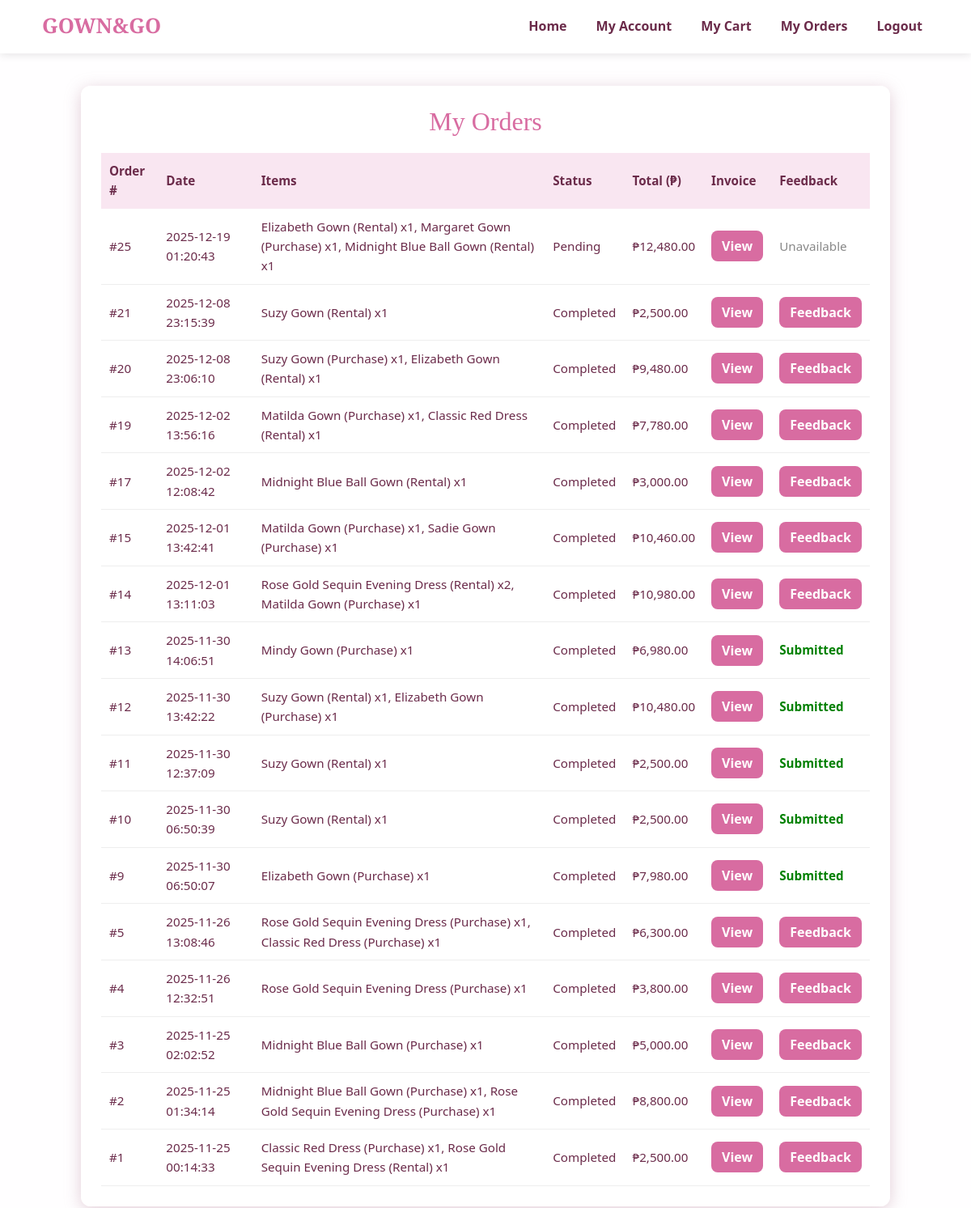
Page /orders.php (signed in) on the committed database.
### tables this page shows
CREATE TABLE `orders` (
  `order_id` int(11) NOT NULL,
  `user_id` int(11) NOT NULL,
  `order_date` datetime DEFAULT current_timestamp(),
  `order_status` enum('Pending','Confirmed','Completed','Cancelled') NOT NULL DEFAULT 'Pending',
  `order_type` enum('Rental','Purchase','Mixed') NOT NULL,
  `total_amount` decimal(12,2) NOT NULL DEFAULT 0.00,
  `delivery_address` text DEFAULT NULL
);

### orders.php (the view, shortened to what this page needs)
<?php
include 'config.php';
$user_id = $_SESSION['user_id'];
$sql = "
    SELECT
        o.order_id,
        o.order_date,
        o.order_status,
        o.total_amount,
        GROUP_CONCAT(
            CONCAT(
                i.name,
                ' (', od.order_type, ') x', od.quantity
            ) SEPARATOR ', '
        ) AS items
    FROM orders o
    JOIN order_details od ON o.order_id = od.order_id
    JOIN items i ON od.item_id = i.item_id
    WHERE o.user_id = ?
    GROUP BY o.order_id
    ORDER BY o.order_date DESC
";
$stmt = $conn->prepare($sql);
$stmt->bind_param("i", $user_id);
$stmt->execute();
$result = $stmt->get_result();
?>
<!DOCTYPE html>
<html lang="en">
<head>
    <link rel="stylesheet" href="https://cdn.jsdelivr.net/npm/bootstrap@5.3.8/dist/css/bootstrap.min.css">
    <link rel="stylesheet" href="inclusion/stylesheet.css">
</head>
<body>
    <?php include 'inclusion/nav.php'; ?>
    <div class="main-container">
    <h2>My Orders</h2>
    <?php if ($result->num_rows === 0): ?>
        <p>You have no orders yet.</p>
    <?php else: ?>
    <table>
        <tr>
            <th>Order #</th>
            <th>Date</th>
            <th>Items</th>
            <th>Status</th>
            <th>Total (₱)</th>
            <th>Invoice</th>
            <th>Feedback</th>
        </tr>
        <?php while ($row = $result->fetch_assoc()): ?>
        <tr>
            <td>#<?php echo $row['order_id']; ?></td>
            <td><?php echo $row['order_date']; ?></td>
            <td><?php echo $row['items']; ?></td>
            <td><?php echo $row['order_status']; ?></td>
            <td>₱<?php echo number_format($row['total_amount'], 2); ?></td>
            <td>
                <a class="btn" href="invoice.php?order_id=<?php echo $row['order_id']; ?>">View</a>
            </td>
            <td>
                <?php
                if ($row['order_status'] === "Completed") {
                    $check_fb = $conn->prepare("SELECT feedback_id FROM feedback WHERE order_id = ?");
                    $check_fb->bind_param("i", $row['order_id']);
                    $check_fb->execute();
                    $fb_res = $check_fb->get_result();
                    if ($fb_res->num_rows === 0) {
                        echo '<a class="btn" href="feedback.php?order_id=' . $row['order_id'] . '">Feedback</a>';
                    } else {
                        echo '<span style="color:green; font-weight:bold;">Submitted</span>';
                    }
                } else {
                    echo '<span style="color:#888;">Unavailable</span>';
                }
                ?>
            </td>
        </tr>
        <?php endwhile; ?>
    </table>
    <?php endif; ?>
    </div>
</body>
</html>

### inclusion/stylesheet.css (style rules this page uses)
* { box-sizing: border-box; }
html, body { margin: 0; padding: 0; box-sizing: border-box; }
body { font-family: 'Segoe UI', Tahoma, Geneva, Verdana, sans-serif; background: url('https://i.pinimg.com/1200x/63/01/8a/63018a11c5ad770ed2eec2d2587cea74.jpg') no-repeat center center fixed; background-size: cover; color: #6b2b4a; line-height: 1.6; position: relative; }
body::before { content: ""; position: fixed; inset: 0; background-color: rgba(245, 230, 240, 0.04); z-index: -1; }
.main-container { max-width: 1000px; margin: 40px auto; background: rgba(255,255,255,0.92); padding: 25px; border-radius: 12px; box-shadow: 0 4px 20px rgba(183,134,154,0.4); }

### orders.php (style rules this page uses)
h2 { text-align: center; font-family: 'Playfair Display', serif; color: #d86ca1; }
table { width: 100%; border-collapse: collapse; font-size: 0.95rem; margin-top: 20px; }
th { background: #f9e6f1; padding: 10px; text-align: left; }
td { padding: 10px; border-bottom: 1px solid #eee; }
.btn { padding: 6px 12px; background: #d86ca1; border-radius: 8px; color: white; text-decoration: none; font-weight: bold; display: inline-block; margin: 3px 0; }

### rows in the picture
orders: order_id "25", order_date "2025-12-19 01:20:43", items "Elizabeth Gown (Rental) x1, Margaret Gown (Purchase) x1, Midnight Blue Ball Gown (Rental) x1", order_status "Pending", total_amount "12,480.00", shows "Unavailable"
orders: order_id "21", order_date "2025-12-08 23:15:39", items "Suzy Gown (Rental) x1", order_status "Completed", total_amount "2,500.00"
orders: order_id "20", order_date "2025-12-08 23:06:10", items "Suzy Gown (Purchase) x1, Elizabeth Gown (Rental) x1", order_status "Completed", total_amount "9,480.00"
orders: order_id "19", order_date "2025-12-02 13:56:16", items "Matilda Gown (Purchase) x1, Classic Red Dress (Rental) x1", order_status "Completed", total_amount "7,780.00"
orders: order_id "17", order_date "2025-12-02 12:08:42", items "Midnight Blue Ball Gown (Rental) x1", order_status "Completed", total_amount "3,000.00"
orders: order_id "15", order_date "2025-12-01 13:42:41", items "Matilda Gown (Purchase) x1, Sadie Gown (Purchase) x1", order_status "Completed", total_amount "10,460.00"
orders: order_id "14", order_date "2025-12-01 13:11:03", items "Rose Gold Sequin Evening Dress (Rental) x2, Matilda Gown (Purchase) x1", order_status "Completed", total_amount "10,980.00"
orders: order_id "13", order_date "2025-11-30 14:06:51", items "Mindy Gown (Purchase) x1", order_status "Completed", total_amount "6,980.00", shows "Submitted"
orders: order_id "12", order_date "2025-11-30 13:42:22", items "Suzy Gown (Rental) x1, Elizabeth Gown (Purchase) x1", order_status "Completed", total_amount "10,480.00", shows "Submitted"
orders: order_id "11", order_date "2025-11-30 12:37:09", items "Suzy Gown (Rental) x1", order_status "Completed", total_amount "2,500.00", shows "Submitted"
orders: order_id "10", order_date "2025-11-30 06:50:39", items "Suzy Gown (Rental) x1", order_status "Completed", total_amount "2,500.00", shows "Submitted"
orders: order_id "9", order_date "2025-11-30 06:50:07", items "Elizabeth Gown (Purchase) x1", order_status "Completed", total_amount "7,980.00", shows "Submitted"
orders: order_id "5", order_date "2025-11-26 13:08:46", items "Rose Gold Sequin Evening Dress (Purchase) x1, Classic Red Dress (Purchase) x1", order_status "Completed", total_amount "6,300.00"
orders: order_id "4", order_date "2025-11-26 12:32:51", items "Rose Gold Sequin Evening Dress (Purchase) x1", order_status "Completed", total_amount "3,800.00"
orders: order_id "3", order_date "2025-11-25 02:02:52", items "Midnight Blue Ball Gown (Purchase) x1", order_status "Completed", total_amount "5,000.00"
orders: order_id "2", order_date "2025-11-25 01:34:14", items "Midnight Blue Ball Gown (Purchase) x1, Rose Gold Sequin Evening Dress (Purchase) x1", order_status "Completed", total_amount "8,800.00"
orders: order_id "1", order_date "2025-11-25 00:14:33", items "Classic Red Dress (Purchase) x1, Rose Gold Sequin Evening Dress (Rental) x1", order_status "Completed", total_amount "2,500.00"
